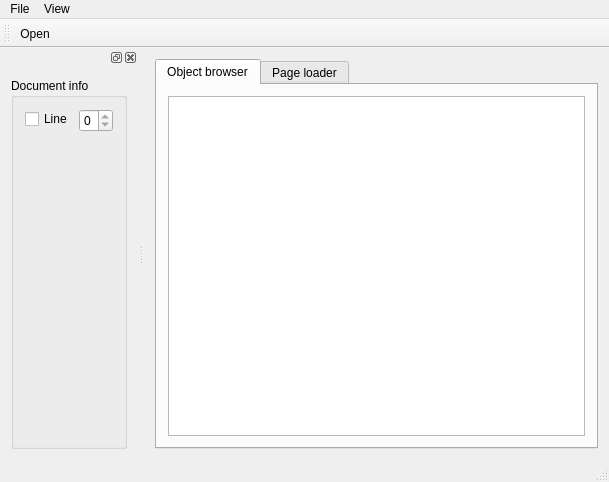
<?xml version="1.0" encoding="UTF-8"?>
<ui version="4.0">
 <class>MainWindow</class>
 <widget class="QMainWindow" name="MainWindow">
  <property name="geometry">
   <rect>
    <x>0</x>
    <y>0</y>
    <width>609</width>
    <height>482</height>
   </rect>
  </property>
  <property name="windowTitle">
   <string>Pdf Progressive Loader</string>
  </property>
  <widget class="QWidget" name="centralWidget">
   <layout class="QVBoxLayout" name="verticalLayout_4">
    <item>
     <widget class="QTabWidget" name="tabs">
      <property name="currentIndex">
       <number>0</number>
      </property>
      <widget class="QWidget" name="objectBrowserTab">
       <attribute name="title">
        <string>Object browser</string>
       </attribute>
       <layout class="QHBoxLayout" name="horizontalLayout_3">
        <item>
         <widget class="QTextEdit" name="objectTextEdit"/>
        </item>
       </layout>
      </widget>
      <widget class="QWidget" name="pageLoaderTab">
       <attribute name="title">
        <string>Page loader</string>
       </attribute>
       <layout class="QVBoxLayout" name="verticalLayout_2">
        <item>
         <widget class="QSplitter" name="splitter">
          <property name="orientation">
           <enum>Qt::Horizontal</enum>
          </property>
          <widget class="QGroupBox" name="commandsSection">
           <property name="title">
            <string>Page drawing commands</string>
           </property>
           <layout class="QVBoxLayout" name="verticalLayout">
            <item>
             <layout class="QHBoxLayout" name="horizontalLayout_2">
              <item>
               <widget class="QLabel" name="label">
                <property name="text">
                 <string>Page</string>
                </property>
               </widget>
              </item>
              <item>
               <widget class="QSpinBox" name="pageSpinBox"/>
              </item>
              <item>
               <widget class="QPushButton" name="showPdfButton">
                <property name="text">
                 <string>Redraw</string>
                </property>
               </widget>
              </item>
             </layout>
            </item>
           </layout>
          </widget>
          <widget class="QTabWidget" name="tabWidget_2">
           <property name="currentIndex">
            <number>0</number>
           </property>
           <widget class="QWidget" name="tab">
            <attribute name="title">
             <string>Visual</string>
            </attribute>
            <layout class="QHBoxLayout" name="horizontalLayout">
             <item>
              <widget class="QGraphicsView" name="pdfView"/>
             </item>
             <item>
              <widget class="QSlider" name="zoomSlider">
               <property name="minimum">
                <number>1</number>
               </property>
               <property name="maximum">
                <number>10</number>
               </property>
               <property name="pageStep">
                <number>1</number>
               </property>
               <property name="value">
                <number>1</number>
               </property>
               <property name="orientation">
                <enum>Qt::Vertical</enum>
               </property>
               <property name="tickPosition">
                <enum>QSlider::TicksBelow</enum>
               </property>
              </widget>
             </item>
            </layout>
           </widget>
           <widget class="QWidget" name="tab_2">
            <attribute name="title">
             <string>Data</string>
            </attribute>
            <layout class="QVBoxLayout" name="verticalLayout_3">
             <item>
              <widget class="QTextEdit" name="pdfDataView">
               <property name="readOnly">
                <bool>true</bool>
               </property>
              </widget>
             </item>
            </layout>
           </widget>
           <widget class="QWidget" name="tab_3">
            <attribute name="title">
             <string>Readable</string>
            </attribute>
            <layout class="QVBoxLayout" name="verticalLayout_6">
             <item>
              <widget class="QTextEdit" name="readableTextEdit"/>
             </item>
             <item>
              <widget class="QPushButton" name="saveReadableButton">
               <property name="text">
                <string>Save as...</string>
               </property>
              </widget>
             </item>
            </layout>
           </widget>
          </widget>
         </widget>
        </item>
       </layout>
      </widget>
     </widget>
    </item>
   </layout>
  </widget>
  <widget class="QMenuBar" name="menuBar">
   <property name="geometry">
    <rect>
     <x>0</x>
     <y>0</y>
     <width>609</width>
     <height>25</height>
    </rect>
   </property>
   <widget class="QMenu" name="menuFile">
    <property name="title">
     <string>File</string>
    </property>
    <addaction name="actionOpen"/>
    <addaction name="actionExit"/>
   </widget>
   <widget class="QMenu" name="menuView">
    <property name="title">
     <string>View</string>
    </property>
   </widget>
   <addaction name="menuFile"/>
   <addaction name="menuView"/>
  </widget>
  <widget class="QToolBar" name="mainToolBar">
   <attribute name="toolBarArea">
    <enum>TopToolBarArea</enum>
   </attribute>
   <attribute name="toolBarBreak">
    <bool>false</bool>
   </attribute>
   <addaction name="actionOpen"/>
  </widget>
  <widget class="QStatusBar" name="statusBar"/>
  <widget class="QDockWidget" name="dockWidget">
   <attribute name="dockWidgetArea">
    <number>1</number>
   </attribute>
   <widget class="QWidget" name="dockWidgetContents">
    <layout class="QVBoxLayout" name="verticalLayout_5">
     <item>
      <widget class="QGroupBox" name="groupBox_2">
       <property name="title">
        <string>Document info</string>
       </property>
       <layout class="QFormLayout" name="formLayout">
        <item row="0" column="0">
         <widget class="QCheckBox" name="highlightLineCheckBox">
          <property name="text">
           <string>Line</string>
          </property>
         </widget>
        </item>
        <item row="0" column="1">
         <widget class="QSpinBox" name="lineSpinBox">
          <property name="maximum">
           <number>0</number>
          </property>
         </widget>
        </item>
       </layout>
      </widget>
     </item>
    </layout>
   </widget>
  </widget>
  <action name="actionOpen">
   <property name="text">
    <string>Open</string>
   </property>
  </action>
  <action name="actionExit">
   <property name="text">
    <string>Exit</string>
   </property>
  </action>
  <action name="actionShow_PDF_Data">
   <property name="checkable">
    <bool>true</bool>
   </property>
   <property name="text">
    <string>Show PDF Data</string>
   </property>
  </action>
  <action name="actionSave_as_readable">
   <property name="text">
    <string>Save as readable</string>
   </property>
  </action>
 </widget>
 <layoutdefault spacing="6" margin="11"/>
 <resources/>
 <connections/>
</ui>
